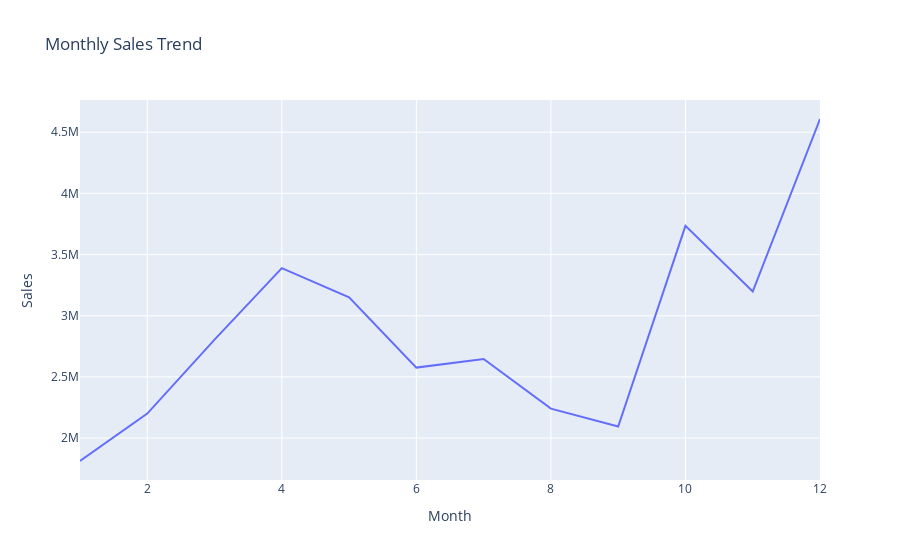

The code cell stored with this chart in its notebook:
### Markdown cell above
We should display advertisement at around 1900 hours to maximise the likelihood of customers buying the product as that hour has the highest number of sales.

### Code cell
#Trend on month
month_sales=df.groupby("Month").sum()
month_trend=px.line(
    month_sales,
    x=month_sales.index,
    y="Sales",
    title="Monthly Sales Trend"
    )
month_trend.show()

### Figure 1 — Plotly figure (JSON) as saved in the notebook; plotly's stock layout.template omitted (floating-point values rounded to 4 significant figures)
{"data": [{"hovertemplate": "Month=%{x}<br>Sales=%{y}<extra></extra>", "legendgroup": "", "line": {"color": "#636efa", "dash": "solid"}, "marker": {"symbol": "circle"}, "mode": "lines", "name": "", "orientation": "v", "showlegend": false, "type": "scatter", "x": [1, 2, 3, 4, 5, 6, 7, 8, 9, 10, 11, 12], "xaxis": "x", "y": [1813000.0, 2200000.0, 2805000.0, 3389000.0, 3151000.0, 2576000.0, 2646000.0, 2241000.0, 2094000.0, 3735000.0, 3198000.0, 4608000.0], "yaxis": "y"}], "layout": {"legend": {"tracegroupgap": 0}, "title": {"text": "Monthly Sales Trend"}, "xaxis": {"anchor": "y", "domain": [0, 1], "title": {"text": "Month"}}, "yaxis": {"anchor": "x", "domain": [0, 1], "title": {"text": "Sales"}}}}
